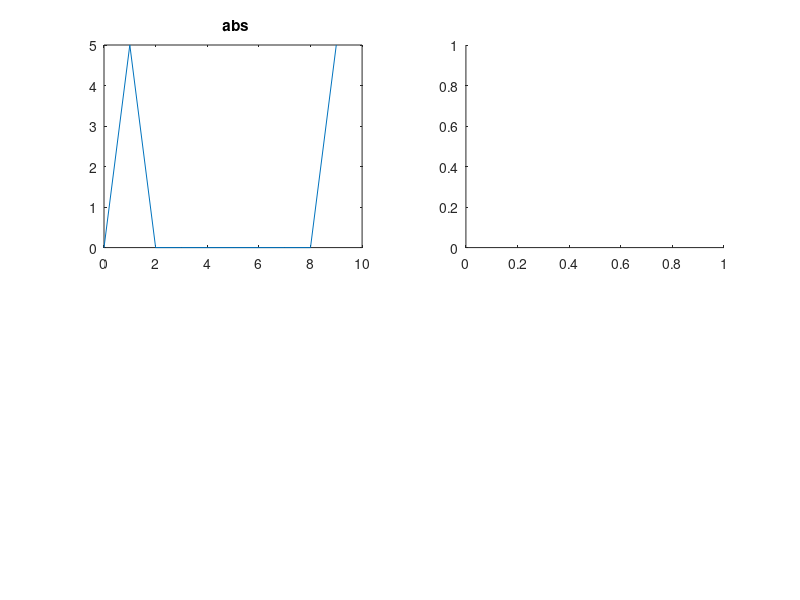

The MATLAB source for this figure: (Note: this script raises an error after producing the figure.)
%exercise2_5 ( need to further review regarding the question
n1= [0 1 2 3 4 5 6 7 8 9];
y1= sin(2* pi .* n1 ./ 10);

n2= [0 1 2 3 4 5 6 7 8 9 10];
y2= sin(2* pi .* n2 ./ 10);


y1_freq= fft(y1);
y2_freq= fft(y2);

figure
subplot (2,2,1);
plot (n1,abs(y1_freq));
title (' abs');
subplot (2,2,2);
plot (n1,phase(y1_freq));
title(' phase');
subplot (2,2,3);
plot (n2,abs(y2_freq));
title (' abs');
subplot (2,2,4);
plot (n2,phase(y2_freq));
title(' phase');

% the DFT could be visulized as convolve a signal with sinc in frequency
% domain, hence, it produces leakge due to the shape of a sinc
% however, this leakage could be minimized by using a 'smoother' window:
% eg: hanning window and etc

% the two signals are different because the sample spaces are different
